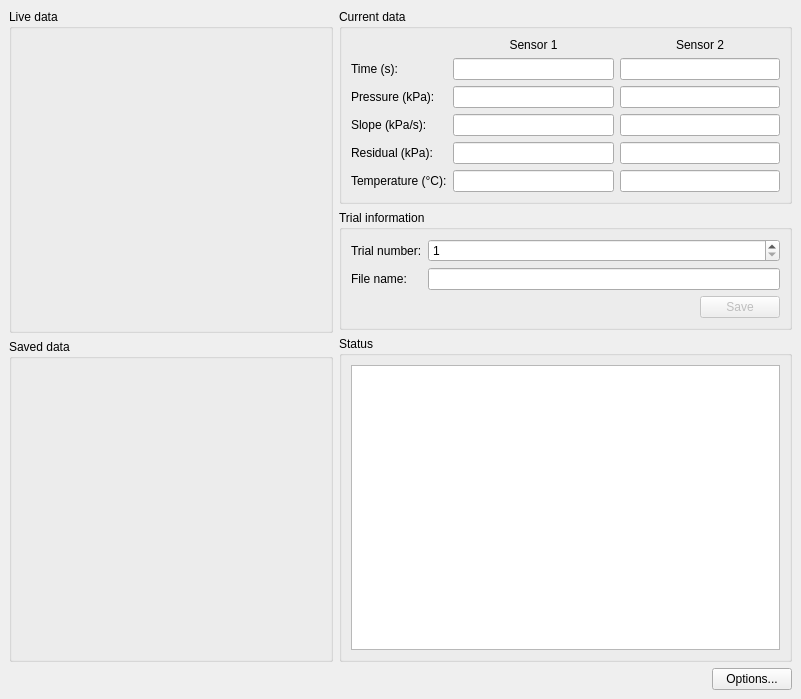
<?xml version="1.0" encoding="UTF-8"?>
<ui version="4.0">
 <class>MainWindow</class>
 <widget class="QMainWindow" name="MainWindow">
  <property name="geometry">
   <rect>
    <x>0</x>
    <y>0</y>
    <width>801</width>
    <height>699</height>
   </rect>
  </property>
  <property name="windowTitle">
   <string>Pycnometer</string>
  </property>
  <widget class="QWidget" name="centralwidget">
   <layout class="QVBoxLayout" name="verticalLayout_6">
    <item>
     <layout class="QHBoxLayout" name="horizontalLayout_3">
      <item>
       <layout class="QVBoxLayout" name="verticalLayout">
        <item>
         <widget class="QGroupBox" name="groupBox">
          <property name="title">
           <string>Live data</string>
          </property>
          <layout class="QVBoxLayout" name="verticalLayout_3">
           <item>
            <widget class="QCustomPlot" name="livePlot" native="true">
             <property name="sizePolicy">
              <sizepolicy hsizetype="Minimum" vsizetype="Minimum">
               <horstretch>0</horstretch>
               <verstretch>0</verstretch>
              </sizepolicy>
             </property>
             <property name="minimumSize">
              <size>
               <width>300</width>
               <height>275</height>
              </size>
             </property>
            </widget>
           </item>
          </layout>
         </widget>
        </item>
        <item>
         <widget class="QGroupBox" name="groupBox_2">
          <property name="title">
           <string>Saved data</string>
          </property>
          <layout class="QVBoxLayout" name="verticalLayout_4">
           <item>
            <widget class="QCustomPlot" name="savedPlot" native="true">
             <property name="sizePolicy">
              <sizepolicy hsizetype="Minimum" vsizetype="Minimum">
               <horstretch>0</horstretch>
               <verstretch>0</verstretch>
              </sizepolicy>
             </property>
             <property name="minimumSize">
              <size>
               <width>300</width>
               <height>275</height>
              </size>
             </property>
            </widget>
           </item>
          </layout>
         </widget>
        </item>
       </layout>
      </item>
      <item>
       <layout class="QVBoxLayout" name="verticalLayout_5">
        <item>
         <widget class="QGroupBox" name="groupBox_3">
          <property name="sizePolicy">
           <sizepolicy hsizetype="Minimum" vsizetype="Minimum">
            <horstretch>0</horstretch>
            <verstretch>0</verstretch>
           </sizepolicy>
          </property>
          <property name="title">
           <string>Current data</string>
          </property>
          <layout class="QGridLayout" name="gridLayout_2">
           <item row="0" column="2">
            <widget class="QLabel" name="label_9">
             <property name="text">
              <string>Sensor 2</string>
             </property>
             <property name="alignment">
              <set>Qt::AlignCenter</set>
             </property>
            </widget>
           </item>
           <item row="2" column="0">
            <widget class="QLabel" name="label_2">
             <property name="text">
              <string>Pressure (kPa):</string>
             </property>
            </widget>
           </item>
           <item row="4" column="0">
            <widget class="QLabel" name="label_10">
             <property name="text">
              <string>Residual (kPa):</string>
             </property>
            </widget>
           </item>
           <item row="0" column="1">
            <widget class="QLabel" name="label_8">
             <property name="text">
              <string>Sensor 1</string>
             </property>
             <property name="alignment">
              <set>Qt::AlignCenter</set>
             </property>
            </widget>
           </item>
           <item row="6" column="2">
            <widget class="QLineEdit" name="currentTemperature_2">
             <property name="readOnly">
              <bool>true</bool>
             </property>
            </widget>
           </item>
           <item row="4" column="2">
            <widget class="QLineEdit" name="deviation_2">
             <property name="readOnly">
              <bool>true</bool>
             </property>
            </widget>
           </item>
           <item row="1" column="0">
            <widget class="QLabel" name="label">
             <property name="text">
              <string>Time (s):</string>
             </property>
            </widget>
           </item>
           <item row="1" column="2">
            <widget class="QLineEdit" name="currentTime_2">
             <property name="readOnly">
              <bool>true</bool>
             </property>
            </widget>
           </item>
           <item row="6" column="1">
            <widget class="QLineEdit" name="currentTemperature_1">
             <property name="readOnly">
              <bool>true</bool>
             </property>
            </widget>
           </item>
           <item row="2" column="1">
            <widget class="QLineEdit" name="currentPressure_1">
             <property name="readOnly">
              <bool>true</bool>
             </property>
            </widget>
           </item>
           <item row="4" column="1">
            <widget class="QLineEdit" name="deviation_1">
             <property name="readOnly">
              <bool>true</bool>
             </property>
            </widget>
           </item>
           <item row="1" column="1">
            <widget class="QLineEdit" name="currentTime_1">
             <property name="readOnly">
              <bool>true</bool>
             </property>
            </widget>
           </item>
           <item row="6" column="0">
            <widget class="QLabel" name="label_3">
             <property name="text">
              <string>Temperature (°C):</string>
             </property>
            </widget>
           </item>
           <item row="2" column="2">
            <widget class="QLineEdit" name="currentPressure_2">
             <property name="readOnly">
              <bool>true</bool>
             </property>
            </widget>
           </item>
           <item row="3" column="0">
            <widget class="QLabel" name="label_5">
             <property name="text">
              <string>Slope (kPa/s):</string>
             </property>
            </widget>
           </item>
           <item row="3" column="1">
            <widget class="QLineEdit" name="deltaPressure_1">
             <property name="readOnly">
              <bool>true</bool>
             </property>
            </widget>
           </item>
           <item row="3" column="2">
            <widget class="QLineEdit" name="deltaPressure_2">
             <property name="readOnly">
              <bool>true</bool>
             </property>
            </widget>
           </item>
          </layout>
         </widget>
        </item>
        <item>
         <widget class="QGroupBox" name="groupBox_4">
          <property name="title">
           <string>Trial information</string>
          </property>
          <layout class="QVBoxLayout" name="verticalLayout_2">
           <item>
            <layout class="QGridLayout" name="gridLayout">
             <item row="1" column="1">
              <widget class="QLineEdit" name="fileName">
               <property name="enabled">
                <bool>true</bool>
               </property>
               <property name="readOnly">
                <bool>true</bool>
               </property>
              </widget>
             </item>
             <item row="0" column="0">
              <widget class="QLabel" name="label_4">
               <property name="text">
                <string>Trial number:</string>
               </property>
              </widget>
             </item>
             <item row="1" column="0">
              <widget class="QLabel" name="label_6">
               <property name="text">
                <string>File name:</string>
               </property>
              </widget>
             </item>
             <item row="0" column="1">
              <widget class="QSpinBox" name="trialNumber">
               <property name="minimum">
                <number>1</number>
               </property>
               <property name="maximum">
                <number>999999</number>
               </property>
              </widget>
             </item>
            </layout>
           </item>
           <item>
            <layout class="QHBoxLayout" name="horizontalLayout_2">
             <item>
              <spacer name="horizontalSpacer_2">
               <property name="orientation">
                <enum>Qt::Horizontal</enum>
               </property>
               <property name="sizeHint" stdset="0">
                <size>
                 <width>40</width>
                 <height>20</height>
                </size>
               </property>
              </spacer>
             </item>
             <item>
              <widget class="QPushButton" name="saveCancel">
               <property name="enabled">
                <bool>false</bool>
               </property>
               <property name="text">
                <string>Save</string>
               </property>
              </widget>
             </item>
            </layout>
           </item>
          </layout>
         </widget>
        </item>
        <item>
         <widget class="QGroupBox" name="groupBox_5">
          <property name="title">
           <string>Status</string>
          </property>
          <layout class="QVBoxLayout" name="verticalLayout_7">
           <item>
            <widget class="QTextEdit" name="status">
             <property name="readOnly">
              <bool>true</bool>
             </property>
            </widget>
           </item>
          </layout>
         </widget>
        </item>
       </layout>
      </item>
     </layout>
    </item>
    <item>
     <layout class="QHBoxLayout" name="horizontalLayout">
      <item>
       <spacer name="horizontalSpacer">
        <property name="orientation">
         <enum>Qt::Horizontal</enum>
        </property>
        <property name="sizeHint" stdset="0">
         <size>
          <width>40</width>
          <height>20</height>
         </size>
        </property>
       </spacer>
      </item>
      <item>
       <widget class="QPushButton" name="options">
        <property name="text">
         <string>Options...</string>
        </property>
       </widget>
      </item>
     </layout>
    </item>
   </layout>
  </widget>
 </widget>
 <customwidgets>
  <customwidget>
   <class>QCustomPlot</class>
   <extends>QWidget</extends>
   <header>qcustomplot.h</header>
   <container>1</container>
  </customwidget>
 </customwidgets>
 <tabstops>
  <tabstop>options</tabstop>
  <tabstop>currentTime_1</tabstop>
  <tabstop>currentTime_2</tabstop>
  <tabstop>currentPressure_1</tabstop>
  <tabstop>currentPressure_2</tabstop>
  <tabstop>deltaPressure_1</tabstop>
  <tabstop>deltaPressure_2</tabstop>
  <tabstop>deviation_1</tabstop>
  <tabstop>deviation_2</tabstop>
  <tabstop>currentTemperature_1</tabstop>
  <tabstop>currentTemperature_2</tabstop>
  <tabstop>trialNumber</tabstop>
  <tabstop>fileName</tabstop>
  <tabstop>saveCancel</tabstop>
 </tabstops>
 <resources/>
 <connections/>
</ui>
